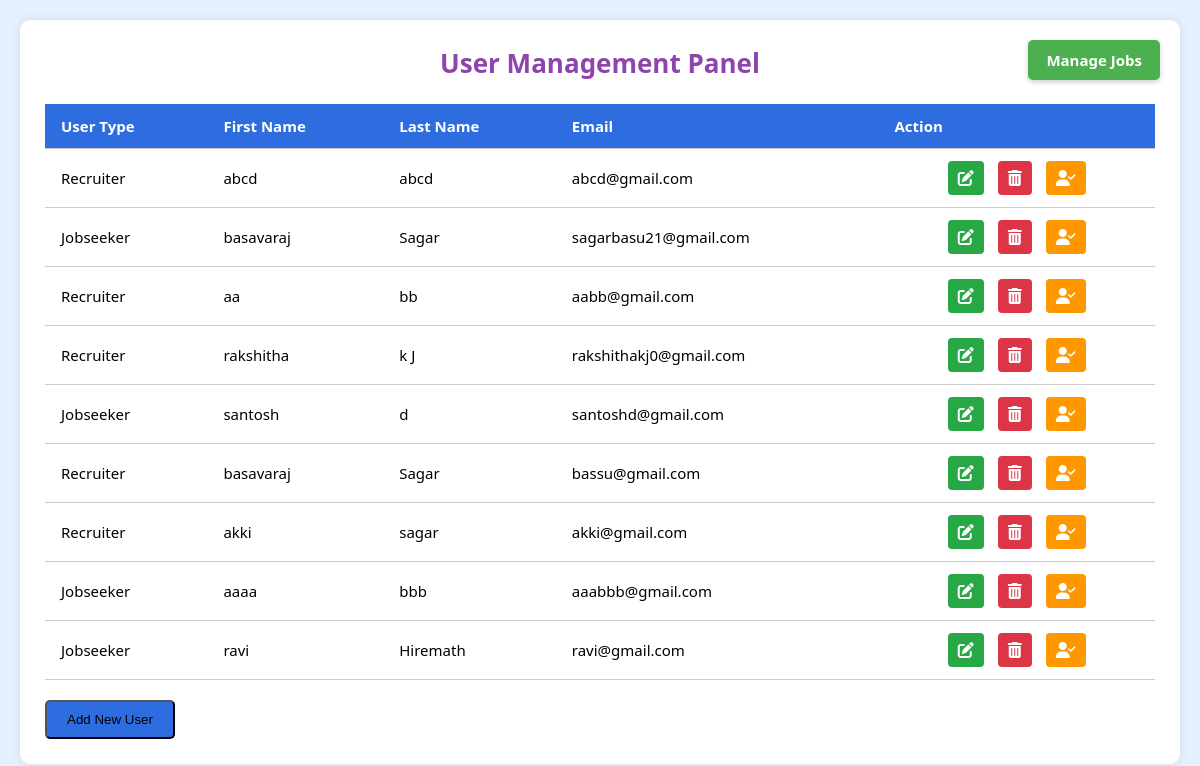
/manageusers (signed in), run on the app's committed database.
### tables this page shows
CREATE TABLE users (
        id INTEGER PRIMARY KEY AUTOINCREMENT,
        first_name TEXT NOT NULL,
        last_name TEXT NOT NULL,
        email TEXT UNIQUE NOT NULL,
        password TEXT NOT NULL,
        confirm_password TEXT NOT NULL,
        role TEXT CHECK(role IN ('recruiter', 'job_seeker')) NOT NULL
    );

### backend/app.py (the view)
@app.route('/manageusers', methods=['GET'])
def manageusers():
    conn = sqlite3.connect(DB_PATH)
    cursor = conn.cursor()
    cursor.execute("SELECT id,role,  first_name, last_name, email FROM users")
    rows = cursor.fetchall()
    users = []
    for row in rows:
        users.append({
            'id': row[0],
            'role' : row[1],
            'first_name': row[2],
            'last_name': row[3],
            'email': row[4],
        })
    conn.close()
    if not session.get('admin_logged_in'):
        flash("Please log in to access this page.", "error")
        return redirect(url_for('adminlogin'))
    return render_template('manageusers.html', users=users)

### templates/manageusers.html (shortened to what this page needs)
<!DOCTYPE html>
<html lang="en">
<head>
  <link rel="stylesheet" href="./static/style.css">
  <link rel="stylesheet" href="https://cdnjs.cloudflare.com/ajax/libs/font-awesome/6.5.0/css/all.min.css">
</head>
<body class="manageuser-body">
  <div class="manageuser-container" >
    <h1>User Management Panel</h1>
    <a href="{{ url_for('managejobs') }}" class="manage-jobs-btn">Manage Jobs</a>
    <table>
      <thead>
        <tr>
          <th> User Type</th>
          <th>First Name</th>
          <th>Last Name</th>
          <th>Email</th>
          <th> Action</th>
        </tr>
      </thead>
      <tbody>
        {% for user in users %}
        <tr>
          <td>{{ user.role.replace('_', '').title()}}</td>
          <td>{{ user.first_name }}</td>
          <td>{{ user.last_name }}</td>
          <td>{{ user.email }}</td>
          <td>
            <a href="{{ url_for('edit_user', user_id=user.id) }}" class="action-btn edit"><i class="fas fa-edit"></i></a>
            <a href="{{ url_for('delete_user', user_id=user.id) }}" class="action-btn delete" onclick="return confirm('Are you sure you want to delete this user?');"><i class="fas fa-trash-alt"></i></a>
            <a href="{{ url_for('toggle_status', user_id=user.id) }}" class="action-btn block">
              {% if user.status == 'approved' %}
              <i class="fas fa-user-slash" title="Block User"></i>
              {% else %}
              <i class="fas fa-user-check" title="Approve User"></i>
              {% endif %}
            </a>
          </td>
        </tr>
        {% endfor %}
      </tbody>
    </table>
    <button class="add-btn">Add New User</button>
  </div>
</body>
</html>

### static/style.css (style rules this page uses)
* { padding: 0px; margin:0px; }
html, body { font-family: 'Roboto',sans-serif,arial; font-size: 15px; }
body.manageuser-body { font-family: 'Segoe UI', sans-serif; background: #e6f0ff; margin: 0; padding: 20px; }
.manageuser-container { align-items: center; justify-content: space-between; margin: auto; background: #fff; padding: 25px; border-radius: 10px; box-shadow: 0px 0px 10px rgba(0,0,0,0.1); }
h1 { text-align: center; color: #333; margin-bottom: 30px; }
.manage-jobs-btn { background-color: #4CAF50; color: white; padding: 10px 18px; text-decoration: none; font-weight: bold; border-radius: 5px; box-shadow: 0 2px 5px rgba(0, 0, 0, 0.2); transition: background-color 0.3s; margin-left: auto; display: inline-block; position: absolute; right: 40px; top: 40px; }
table { width: 100%; border-collapse: collapse; text-align: left; }
thead { background: #2e6ddf; color: #fff; }
th, td { padding: 12px 16px; border-bottom: 1px solid #ccc; }
.action-btn { display: inline-block; font-size: 16px; margin: 0 5px; color: #fff; padding: 6px 10px; border-radius: 4px; text-decoration: none; text-align: center; }
.action-btn.edit { background-color: #4CAF50; }
.action-btn.delete { background-color: #f44336; }
.action-btn.block { background-color: #ff9800; }
.add-btn { display: inline-block; margin-top: 20px; padding: 10px 20px; background: #2e6ddf; color: black; text-decoration: none; border-radius: 5px; }
.action-btn { display: inline-block; margin: 0 5px; padding: 6px 10px; border-radius: 4px; color: #fff; font-size: 16px; text-align: center; text-decoration: none; }
.action-btn.edit { background-color: #28a745; }
.action-btn.delete { background-color: #dc3545; }
td:last-child { white-space: nowrap; text-align: center; }
h1 { color: #8e44ad; font-size: 26px; font-weight: bold; text-align: center; margin-bottom: 1.5rem; }

### data on the page
users: role.replace "Recruiter", first_name "abcd", last_name "abcd", email "abcd@gmail.com"
users: role.replace "Jobseeker", first_name "basavaraj", last_name "Sagar", email "sagarbasu21@gmail.com"
users: role.replace "Recruiter", first_name "aa", last_name "bb", email "aabb@gmail.com"
users: role.replace "Recruiter", first_name "rakshitha", last_name "k J", email "rakshithakj0@gmail.com"
users: role.replace "Jobseeker", first_name "santosh", last_name "d", email "santoshd@gmail.com"
users: role.replace "Recruiter", first_name "basavaraj", last_name "Sagar", email "bassu@gmail.com"
users: role.replace "Recruiter", first_name "akki", last_name "sagar", email "akki@gmail.com"
users: role.replace "Jobseeker", first_name "aaaa", last_name "bbb", email "aaabbb@gmail.com"
users: role.replace "Jobseeker", first_name "ravi", last_name "Hiremath", email "ravi@gmail.com"
